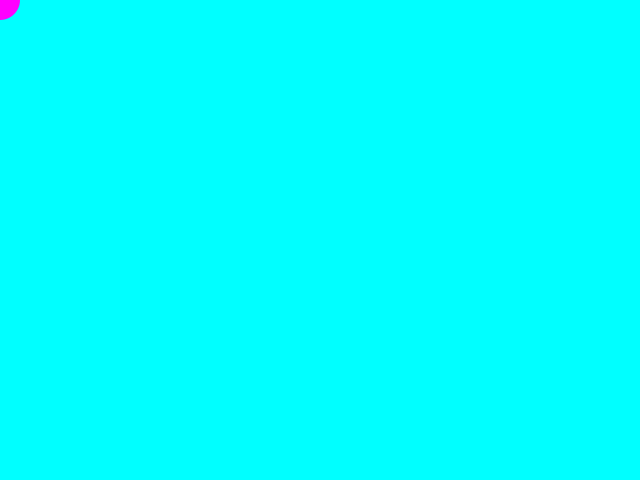
Frame 1 (no input)
Frame 60 (the mouse pressed at the canvas centre just before this capture): identical to frame 1, image omitted
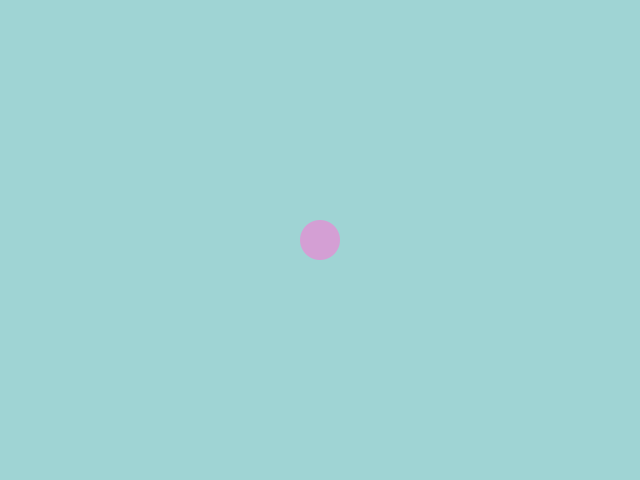
Frame 120 (the mouse held since frame 60 and released just before this capture)

The Processing sketch that drew these frames (run headless with seeded random() and noise(); from frame 60 on, the mouse is pressed at the canvas centre):

// Processing sketch: colormixer
// ── colormixer.pde
int rc;
float rd;
int bc;
float bd;
int gc;
float gd;
int r;
String s;
String s2;
boolean isTextShown;

void setup() {
  size(640, 480);
  background(0, 0, 0);
  isTextShown = false;
  r = 40;
}

void draw() {
  rd = dist(0, 0, mouseX, mouseY);
  rc = int(map(rd, 0, width, 0, 255));
  bd = dist(0, height, mouseX, mouseY);
  bc = int(map(bd, 0, height, 0, 255));
  gd = dist(width, height, mouseX, mouseY);
  gc = int(map(gd, 0, height, 0, 255));
  background(rc, gc, bc);
  stroke(rc, gc, bc);

  if(isTextShown) {
    fill(20, 20, 20);
    s = rc + ", " + gc + ", " + bc;
    text(s, width/2-textWidth(s)/2, height/2);
    
    s2 = bc + ", " + rc + ", " + gc;
    text(s2, mouseX-textWidth(s2)/2, mouseY-r/2-10);
  }
  
  noStroke();
  fill(bc, rc, gc);
  ellipse(mouseX, mouseY, r, r);
}

void keyPressed() {
  if (key == ' ') {
    isTextShown = !isTextShown;
  }
}
